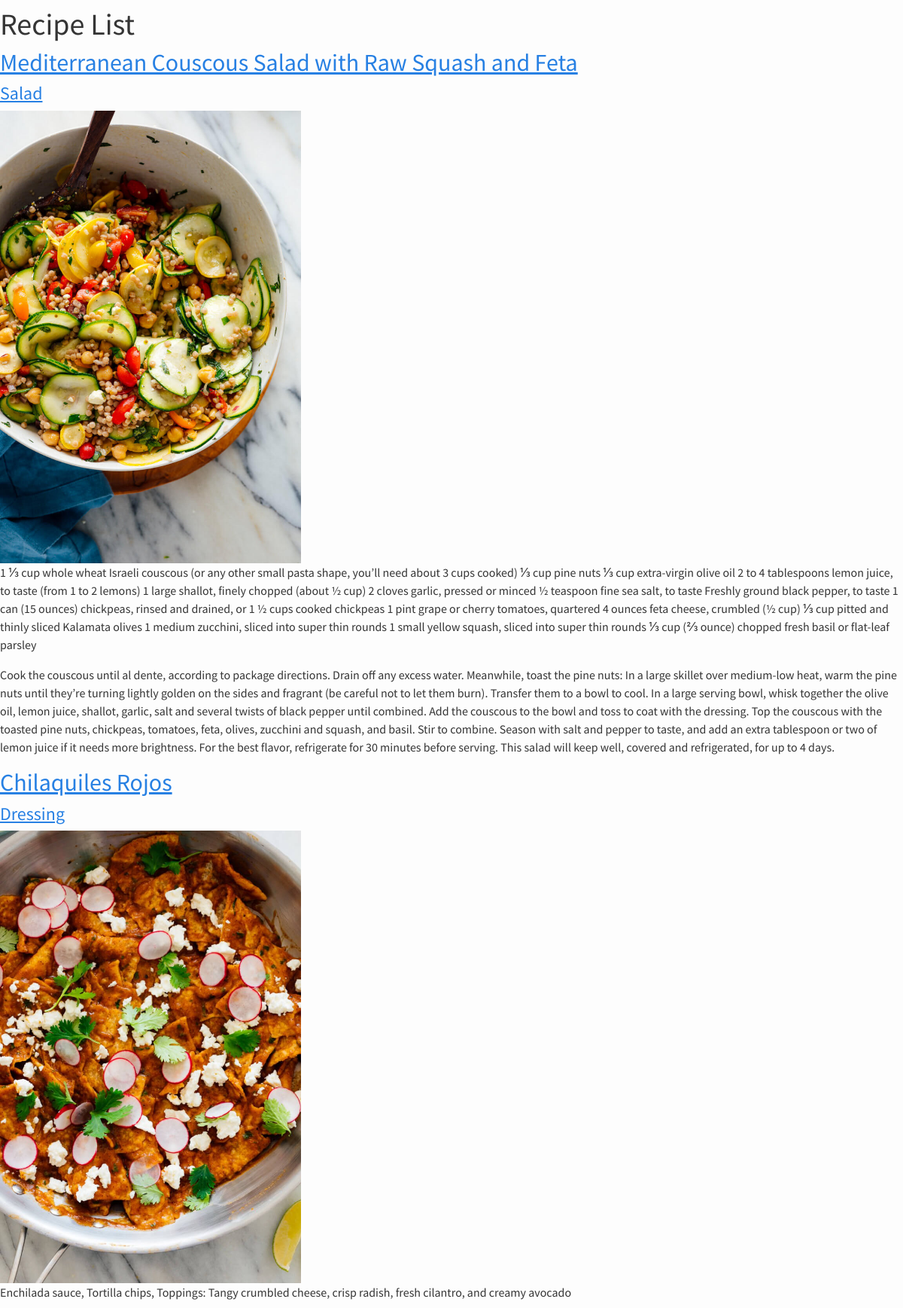
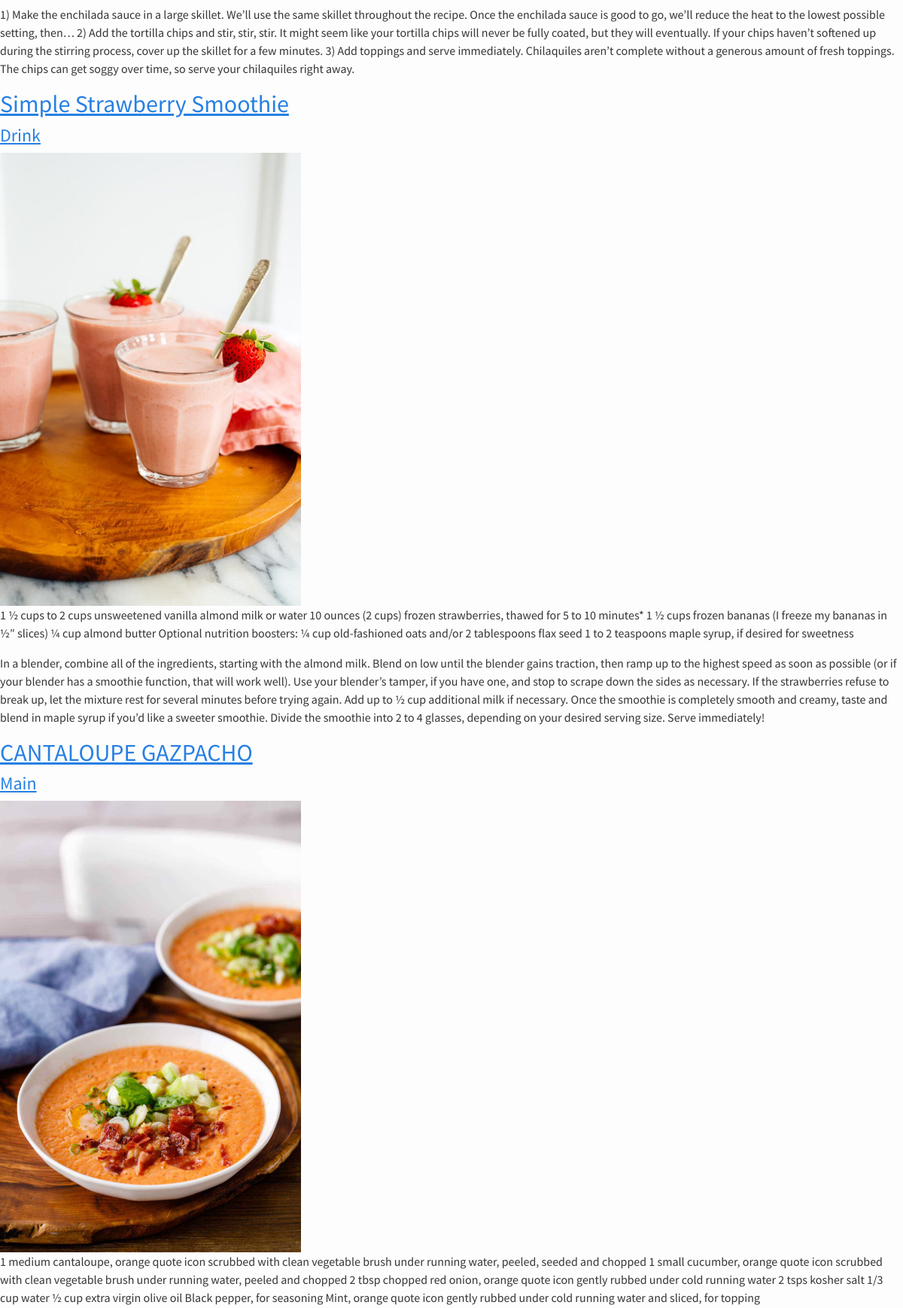
Page /recipes/ (signed in, upper part) on the committed database (2 pictures, top to bottom).
### recipes/models.py (models this page shows, shortened)
class Recipe(models.Model):
  CATEGORY_CHOICES = [
    ('SD', 'Salad'),
    ('DG', 'Dressing'),
    ('MN', 'Main'),
    ('SP', 'Soup'),
    ('DT', 'Dessert'),
    ('DK', 'Drink'),
  ]
  category = models.CharField(max_length=2, choices=CATEGORY_CHOICES, default='DT')
  title = models.CharField('Title', max_length=200)
  ingredients = models.TextField(max_length=1600)
  directions = models.TextField(max_length=2400)
  img = models.ImageField(upload_to ='static/uploads', null=True, blank=True)
  created = models.DateTimeField(auto_now_add=True)
  def getCategory(self):
    return f'{dict(self.CATEGORY_CHOICES)[self.category]}'

### recipes/views.py (the view)
# urls.py: path('recipes/', RecipeList.as_view()),
class RecipeList(ListView):
  model = Recipe
  template = 'recipes.html'
  context_object_name = 'recipes_list'
  queryset = Recipe.objects.order_by('-created')

### recipes/templates/recipes/recipe_list.html
{%  extends 'recipes/base.html' %}
{% load static %}
{% block content %}
<h1>
  Recipe List
</h1>
{% for recipe in recipes_list%}
<h2>
  <a href="{{recipe.id}}">
    {{recipe.title}}
  </a>
</h2>
<h4>
  <a href="{{recipe.getCategory|lower}}">{{recipe.getCategory}}</a>
</h4>
<img src="/{{recipe.img}}" alt="{{recipe.img}}">
<p>
  {{recipe.ingredients}}
</p>
<p>
  {{recipe.directions}}
</p>
{% endfor %} }
{% endblock content %}

### recipes/templates/static/css/style.css (style rules this page uses)
body { background: #fdfdfd; color: #353535; }
img { width: 25rem; }

### rows in the picture
Recipe: title "Mediterranean Couscous Salad with Raw Squash and Feta", getCategory "Salad", img (picture), ingredients "1 ⅓ cup whole wheat Israeli couscous (or any other small pasta shape, you’ll need about 3 cups cooked) ⅓ cup pine nuts ⅓ cup extra-virgin olive oil 2 to 4 tablespoons lemon juice, to taste (from 1 to 2 lemons) 1 large shallot, finely chopped (about ½ cup) 2 cloves garlic, pressed or minced ½ teaspoon fine sea salt, to taste Freshly ground black pepper, to taste 1 can (15 ounces) chickpeas, rinsed and drained, or 1 ½ cups cooked chickpeas 1 pint grape or cherry tomatoes, quartered 4 ounces feta cheese, crumbled (½ cup) ⅓ cup pitted and thinly sliced Kalamata olives 1 medium zucchini, sliced into super thin rounds 1 small yellow squash, sliced into super thin rounds ⅓ cup (⅔ ounce) chopped…", directions "Cook the couscous until al dente, according to package directions. Drain off any excess water. Meanwhile, toast the pine nuts: In a large skillet over medium-low heat, warm the pine nuts until they’re turning lightly golden on the sides and fragrant (be careful not to let them burn). Transfer them to a bowl to cool. In a large serving bowl, whisk together the olive oil, lemon juice, shallot, garlic, salt and several twists of black pepper until combined. Add the couscous to the bowl and toss to coat with the dressing. Top the couscous with the toasted pine nuts, chickpeas, tomatoes, feta, olives, zucchini and squash, and basil. Stir to combine. Season with salt and pepper to taste, and add…"
Recipe: title "Chilaquiles Rojos", getCategory "Dressing", img (picture), ingredients "Enchilada sauce, Tortilla chips, Toppings: Tangy crumbled cheese, crisp radish, fresh cilantro, and creamy avocado", directions "1) Make the enchilada sauce in a large skillet. We’ll use the same skillet throughout the recipe. Once the enchilada sauce is good to go, we’ll reduce the heat to the lowest possible setting, then… 2) Add the tortilla chips and stir, stir, stir. It might seem like your tortilla chips will never be fully coated, but they will eventually. If your chips haven’t softened up during the stirring process, cover up the skillet for a few minutes. 3) Add toppings and serve immediately. Chilaquiles aren’t complete without a generous amount of fresh toppings. The chips can get soggy over time, so serve your chilaquiles right away."
Recipe: title "Simple Strawberry Smoothie", getCategory "Drink", img (picture), ingredients "1 ½ cups to 2 cups unsweetened vanilla almond milk or water 10 ounces (2 cups) frozen strawberries, thawed for 5 to 10 minutes* 1 ½ cups frozen bananas (I freeze my bananas in ½″ slices) ¼ cup almond butter Optional nutrition boosters: ¼ cup old-fashioned oats and/or 2 tablespoons flax seed 1 to 2 teaspoons maple syrup, if desired for sweetness", directions "In a blender, combine all of the ingredients, starting with the almond milk. Blend on low until the blender gains traction, then ramp up to the highest speed as soon as possible (or if your blender has a smoothie function, that will work well). Use your blender’s tamper, if you have one, and stop to scrape down the sides as necessary. If the strawberries refuse to break up, let the mixture rest for several minutes before trying again. Add up to ½ cup additional milk if necessary. Once the smoothie is completely smooth and creamy, taste and blend in maple syrup if you’d like a sweeter smoothie. Divide the smoothie into 2 to 4 glasses, depending on your desired serving size. Serve immediately!"
Recipe: title "CANTALOUPE GAZPACHO", getCategory "Main", img (picture), ingredients "1 medium cantaloupe, orange quote icon scrubbed with clean vegetable brush under running water, peeled, seeded and chopped 1 small cucumber, orange quote icon scrubbed with clean vegetable brush under running water, peeled and chopped 2 tbsp chopped red onion, orange quote icon gently rubbed under cold running water 2 tsps kosher salt 1/3 cup water ½ cup extra virgin olive oil Black pepper, for seasoning Mint, orange quote icon gently rubbed under cold running water and sliced, for topping"
